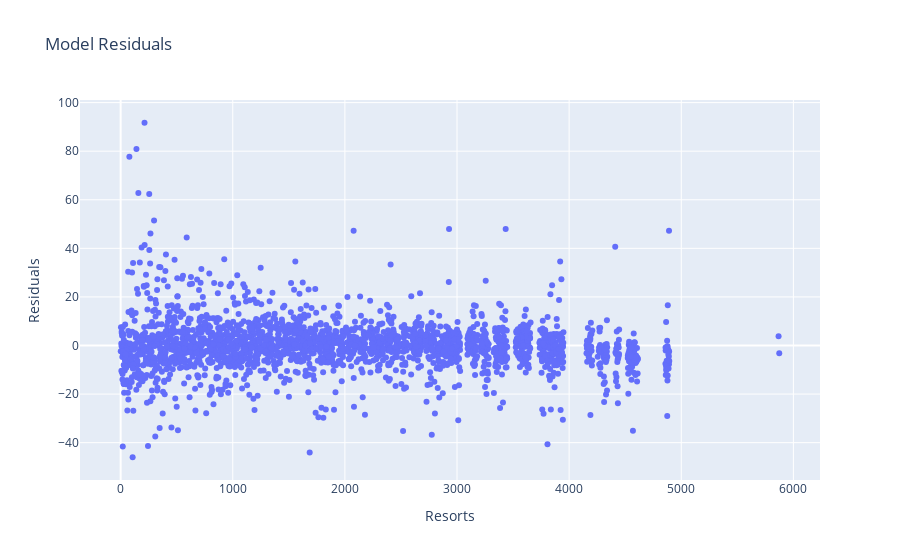

Here is the notebook cell this chart was saved with:
### Code cell
# Having been convinced country is doing what it should be doing, now go back to developing the linear regression

# Look at the residuals over the resorts
fig = go.Figure()
fig.add_trace(go.Scatter(
    x=X_train.index, 
    y=resort_model.resid, 
    name="Model Residuals", mode="markers"))

fig.update_layout(title="Model Residuals", xaxis_title="Resorts",
    yaxis_title="Residuals")

fig.show()

### Figure 1 — Plotly figure (JSON) as saved in the notebook; plotly's stock layout.template omitted (floating-point values rounded to 4 significant figures; data arrays with more than 128 entries replaced by an {"elided": "..."} marker saying what was removed)
{"data": [{"mode": "markers", "name": "Model Residuals", "type": "scatter", "x": {"elided": "2370 int values"}, "y": {"elided": "2370 float values"}}], "layout": {"title": {"text": "Model Residuals"}, "xaxis": {"title": {"text": "Resorts"}}, "yaxis": {"title": {"text": "Residuals"}}}}
